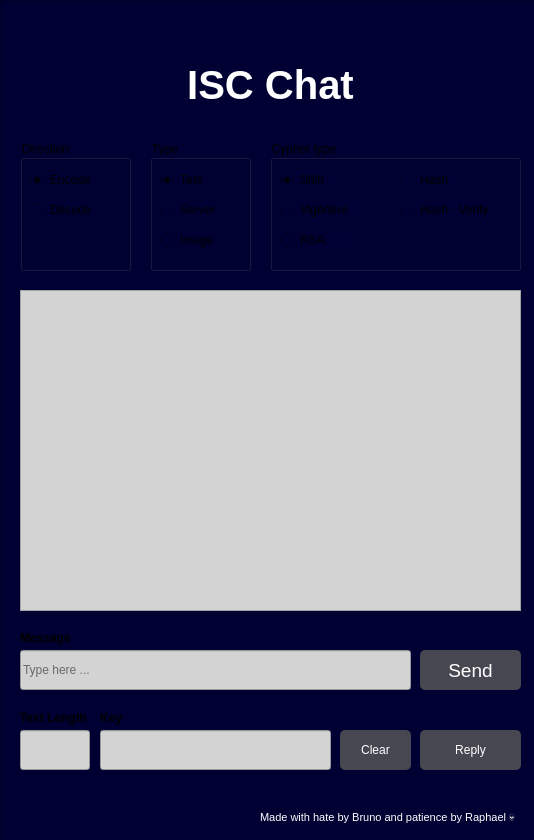
<?xml version="1.0" encoding="UTF-8"?>
<ui version="4.0">
 <class>Form</class>
 <widget class="QWidget" name="Form">
  <property name="geometry">
   <rect>
    <x>0</x>
    <y>0</y>
    <width>534</width>
    <height>840</height>
   </rect>
  </property>
  <property name="minimumSize">
   <size>
    <width>491</width>
    <height>661</height>
   </size>
  </property>
  <property name="windowTitle">
   <string>Form</string>
  </property>
  <widget class="QFrame" name="frame">
   <property name="geometry">
    <rect>
     <x>0</x>
     <y>0</y>
     <width>541</width>
     <height>841</height>
    </rect>
   </property>
   <property name="minimumSize">
    <size>
     <width>0</width>
     <height>0</height>
    </size>
   </property>
   <property name="maximumSize">
    <size>
     <width>16777215</width>
     <height>16777215</height>
    </size>
   </property>
   <property name="styleSheet">
    <string notr="true">background-color: rgb(0, 0, 50);  /* Light gray */
</string>
   </property>
   <property name="frameShape">
    <enum>QFrame::Shape::StyledPanel</enum>
   </property>
   <property name="frameShadow">
    <enum>QFrame::Shadow::Raised</enum>
   </property>
   <widget class="QPushButton" name="sendButton">
    <property name="geometry">
     <rect>
      <x>420</x>
      <y>650</y>
      <width>101</width>
      <height>40</height>
     </rect>
    </property>
    <property name="minimumSize">
     <size>
      <width>5</width>
      <height>0</height>
     </size>
    </property>
    <property name="font">
     <font>
      <family>Arial</family>
      <pointsize>14</pointsize>
      <italic>false</italic>
      <bold>false</bold>
     </font>
    </property>
    <property name="cursor">
     <cursorShape>ArrowCursor</cursorShape>
    </property>
    <property name="toolTipDuration">
     <number>-10</number>
    </property>
    <property name="styleSheet">
     <string notr="true">color: rgb(255, 255, 255);
background-color: rgba(90, 90, 90, 200);
border: none;
border-radius: 5px;
font: 14pt &quot;Arial&quot;;</string>
    </property>
    <property name="text">
     <string>Send</string>
    </property>
   </widget>
   <widget class="QLabel" name="title">
    <property name="geometry">
     <rect>
      <x>180</x>
      <y>60</y>
      <width>181</width>
      <height>51</height>
     </rect>
    </property>
    <property name="font">
     <font>
      <pointsize>30</pointsize>
     </font>
    </property>
    <property name="cursor">
     <cursorShape>ArrowCursor</cursorShape>
    </property>
    <property name="text">
     <string>&lt;html&gt;&lt;head/&gt;&lt;body&gt;&lt;p align=&quot;center&quot;&gt;&lt;span style=&quot; font-weight:700; color:#ffffff;&quot;&gt;ISC Chat&lt;/span&gt;&lt;/p&gt;&lt;/body&gt;&lt;/html&gt;</string>
    </property>
   </widget>
   <widget class="QLabel" name="author">
    <property name="geometry">
     <rect>
      <x>260</x>
      <y>810</y>
      <width>271</width>
      <height>16</height>
     </rect>
    </property>
    <property name="text">
     <string>&lt;html&gt;&lt;head/&gt;&lt;body&gt;&lt;p&gt;&lt;span style=&quot; font-size:8pt; color:#ffffff;&quot;&gt;Made with hate by Bruno and patience by Raphael 💀&lt;/span&gt;&lt;/p&gt;&lt;/body&gt;&lt;/html&gt;</string>
    </property>
   </widget>
   <widget class="QLineEdit" name="messageField">
    <property name="geometry">
     <rect>
      <x>20</x>
      <y>650</y>
      <width>391</width>
      <height>40</height>
     </rect>
    </property>
    <property name="minimumSize">
     <size>
      <width>0</width>
      <height>40</height>
     </size>
    </property>
    <property name="styleSheet">
     <string notr="true">background-color: lightgray;
font: 600 11pt &quot;Segoe UI&quot;;
font:  11pt &quot;Segoe UI&quot;;
font: 350 12pt &quot;Segoe UI&quot;;
font: 10pt &quot;Segoe UI&quot;;
font: 600 9pt &quot;Segoe UI&quot;;
    color: black; /* Optional: to set text color */</string>
    </property>
    <property name="placeholderText">
     <string>Type here ...</string>
    </property>
   </widget>
   <widget class="QGroupBox" name="groupBox">
    <property name="geometry">
     <rect>
      <x>20</x>
      <y>140</y>
      <width>111</width>
      <height>131</height>
     </rect>
    </property>
    <property name="title">
     <string>Direction</string>
    </property>
    <widget class="QRadioButton" name="encodeRadioButton">
     <property name="geometry">
      <rect>
       <x>10</x>
       <y>30</y>
       <width>71</width>
       <height>20</height>
      </rect>
     </property>
     <property name="text">
      <string>Encode</string>
     </property>
     <property name="checked">
      <bool>true</bool>
     </property>
     <property name="autoExclusive">
      <bool>true</bool>
     </property>
     <attribute name="buttonGroup">
      <string notr="true">direction</string>
     </attribute>
    </widget>
    <widget class="QRadioButton" name="decodeRadioButton">
     <property name="geometry">
      <rect>
       <x>10</x>
       <y>60</y>
       <width>71</width>
       <height>20</height>
      </rect>
     </property>
     <property name="text">
      <string>Decode</string>
     </property>
     <attribute name="buttonGroup">
      <string notr="true">direction</string>
     </attribute>
    </widget>
   </widget>
   <widget class="QGroupBox" name="groupBox_2">
    <property name="geometry">
     <rect>
      <x>150</x>
      <y>140</y>
      <width>101</width>
      <height>131</height>
     </rect>
    </property>
    <property name="title">
     <string>Type</string>
    </property>
    <widget class="QRadioButton" name="textRadioButton">
     <property name="geometry">
      <rect>
       <x>10</x>
       <y>30</y>
       <width>51</width>
       <height>20</height>
      </rect>
     </property>
     <property name="text">
      <string>Text</string>
     </property>
     <property name="checked">
      <bool>true</bool>
     </property>
     <attribute name="buttonGroup">
      <string notr="true">type</string>
     </attribute>
    </widget>
    <widget class="QRadioButton" name="serverRadioButton">
     <property name="geometry">
      <rect>
       <x>10</x>
       <y>60</y>
       <width>61</width>
       <height>20</height>
      </rect>
     </property>
     <property name="text">
      <string>Server</string>
     </property>
     <attribute name="buttonGroup">
      <string notr="true">type</string>
     </attribute>
    </widget>
    <widget class="QRadioButton" name="imageRadioButton">
     <property name="geometry">
      <rect>
       <x>10</x>
       <y>90</y>
       <width>61</width>
       <height>20</height>
      </rect>
     </property>
     <property name="text">
      <string>Image</string>
     </property>
     <attribute name="buttonGroup">
      <string notr="true">type</string>
     </attribute>
    </widget>
   </widget>
   <widget class="QGroupBox" name="groupBox_3">
    <property name="geometry">
     <rect>
      <x>270</x>
      <y>140</y>
      <width>251</width>
      <height>131</height>
     </rect>
    </property>
    <property name="title">
     <string>Cypher type</string>
    </property>
    <widget class="QRadioButton" name="shiftRadioButton">
     <property name="geometry">
      <rect>
       <x>10</x>
       <y>30</y>
       <width>61</width>
       <height>20</height>
      </rect>
     </property>
     <property name="text">
      <string>Shift</string>
     </property>
     <property name="checked">
      <bool>true</bool>
     </property>
     <attribute name="buttonGroup">
      <string notr="true">cypherType</string>
     </attribute>
    </widget>
    <widget class="QRadioButton" name="vigenereRadioButton">
     <property name="geometry">
      <rect>
       <x>10</x>
       <y>60</y>
       <width>81</width>
       <height>20</height>
      </rect>
     </property>
     <property name="text">
      <string>Vigénère</string>
     </property>
     <attribute name="buttonGroup">
      <string notr="true">cypherType</string>
     </attribute>
    </widget>
    <widget class="QRadioButton" name="rsaRadioButton">
     <property name="geometry">
      <rect>
       <x>10</x>
       <y>90</y>
       <width>71</width>
       <height>20</height>
      </rect>
     </property>
     <property name="text">
      <string>RSA</string>
     </property>
     <attribute name="buttonGroup">
      <string notr="true">cypherType</string>
     </attribute>
    </widget>
    <widget class="QRadioButton" name="hashRadioButton">
     <property name="geometry">
      <rect>
       <x>130</x>
       <y>30</y>
       <width>61</width>
       <height>20</height>
      </rect>
     </property>
     <property name="text">
      <string>Hash</string>
     </property>
     <attribute name="buttonGroup">
      <string notr="true">cypherType</string>
     </attribute>
    </widget>
    <widget class="QRadioButton" name="hashVerifyRadioButton">
     <property name="geometry">
      <rect>
       <x>130</x>
       <y>60</y>
       <width>91</width>
       <height>20</height>
      </rect>
     </property>
     <property name="text">
      <string>Hash - Verify</string>
     </property>
     <attribute name="buttonGroup">
      <string notr="true">cypherType</string>
     </attribute>
    </widget>
   </widget>
   <widget class="QLineEdit" name="text_LenField">
    <property name="geometry">
     <rect>
      <x>20</x>
      <y>730</y>
      <width>70</width>
      <height>40</height>
     </rect>
    </property>
    <property name="styleSheet">
     <string notr="true">background-color: lightgray;
    color: black; /* Optional: to set text color */</string>
    </property>
    <property name="placeholderText">
     <string/>
    </property>
   </widget>
   <widget class="QLabel" name="label">
    <property name="geometry">
     <rect>
      <x>20</x>
      <y>710</y>
      <width>91</width>
      <height>16</height>
     </rect>
    </property>
    <property name="font">
     <font>
      <bold>true</bold>
     </font>
    </property>
    <property name="text">
     <string>Text Length</string>
    </property>
   </widget>
   <widget class="QLabel" name="label_3">
    <property name="geometry">
     <rect>
      <x>20</x>
      <y>630</y>
      <width>91</width>
      <height>16</height>
     </rect>
    </property>
    <property name="font">
     <font>
      <bold>true</bold>
     </font>
    </property>
    <property name="text">
     <string>Message</string>
    </property>
   </widget>
   <widget class="QPushButton" name="replyButton">
    <property name="geometry">
     <rect>
      <x>420</x>
      <y>730</y>
      <width>101</width>
      <height>40</height>
     </rect>
    </property>
    <property name="autoFillBackground">
     <bool>false</bool>
    </property>
    <property name="styleSheet">
     <string notr="true">color: rgb(255, 255, 255);
border-color: qlineargradient(spread:pad, x1:0, y1:0, x2:1, y2:0, stop:0 rgba(0, 0, 0, 255), stop:1 rgba(255, 255, 255, 255));
background-color: rgba(90, 90, 90, 200);
border: none;
border-radius: 5px;
font: 14pt &quot;Arial&quot;;</string>
    </property>
    <property name="text">
     <string>Reply</string>
    </property>
    <property name="autoRepeatDelay">
     <number>297</number>
    </property>
    <property name="autoRepeatInterval">
     <number>97</number>
    </property>
   </widget>
   <widget class="QLineEdit" name="keyField">
    <property name="geometry">
     <rect>
      <x>100</x>
      <y>730</y>
      <width>231</width>
      <height>40</height>
     </rect>
    </property>
    <property name="styleSheet">
     <string notr="true">background-color: lightgray;
    color: black; /* Optional: to set text color */</string>
    </property>
    <property name="placeholderText">
     <string/>
    </property>
    <property name="clearButtonEnabled">
     <bool>false</bool>
    </property>
   </widget>
   <widget class="QTextEdit" name="sendandrec">
    <property name="geometry">
     <rect>
      <x>20</x>
      <y>290</y>
      <width>501</width>
      <height>321</height>
     </rect>
    </property>
    <property name="tabletTracking">
     <bool>false</bool>
    </property>
    <property name="styleSheet">
     <string notr="true">background-color: lightgray;
    color: black; /* Optional: to set text color */</string>
    </property>
    <property name="html">
     <string>&lt;!DOCTYPE HTML PUBLIC &quot;-//W3C//DTD HTML 4.0//EN&quot; &quot;http://www.w3.org/TR/REC-html40/strict.dtd&quot;&gt;
&lt;html&gt;&lt;head&gt;&lt;meta name=&quot;qrichtext&quot; content=&quot;1&quot; /&gt;&lt;meta charset=&quot;utf-8&quot; /&gt;&lt;style type=&quot;text/css&quot;&gt;
p, li { white-space: pre-wrap; }
hr { height: 1px; border-width: 0; }
li.unchecked::marker { content: &quot;\2610&quot;; }
li.checked::marker { content: &quot;\2612&quot;; }
&lt;/style&gt;&lt;/head&gt;&lt;body style=&quot; font-family:'Segoe UI'; font-size:9pt; font-weight:400; font-style:normal;&quot;&gt;
&lt;p style=&quot;-qt-paragraph-type:empty; margin-top:0px; margin-bottom:0px; margin-left:0px; margin-right:0px; -qt-block-indent:0; text-indent:0px;&quot;&gt;&lt;br /&gt;&lt;/p&gt;&lt;/body&gt;&lt;/html&gt;</string>
    </property>
   </widget>
   <widget class="QLabel" name="Logo">
    <property name="geometry">
     <rect>
      <x>20</x>
      <y>10</y>
      <width>181</width>
      <height>31</height>
     </rect>
    </property>
    <property name="sizePolicy">
     <sizepolicy hsizetype="Minimum" vsizetype="Fixed">
      <horstretch>0</horstretch>
      <verstretch>0</verstretch>
     </sizepolicy>
    </property>
    <property name="autoFillBackground">
     <bool>false</bool>
    </property>
    <property name="styleSheet">
     <string notr="true"/>
    </property>
    <property name="frameShape">
     <enum>QFrame::Shape::NoFrame</enum>
    </property>
    <property name="frameShadow">
     <enum>QFrame::Shadow::Plain</enum>
    </property>
    <property name="lineWidth">
     <number>0</number>
    </property>
    <property name="midLineWidth">
     <number>0</number>
    </property>
    <property name="text">
     <string/>
    </property>
    <property name="pixmap">
     <pixmap>../Documents/ISC/02 - ISC - Semestre 2 - Aulas em curso/Semana 7 - 31 de Março a 04 Abril/Crypto/Labo 31-03-2025/src/views/isc_logo.png</pixmap>
    </property>
    <property name="scaledContents">
     <bool>true</bool>
    </property>
    <property name="wordWrap">
     <bool>false</bool>
    </property>
    <property name="indent">
     <number>-1</number>
    </property>
    <property name="openExternalLinks">
     <bool>true</bool>
    </property>
    <property name="textInteractionFlags">
     <set>Qt::TextInteractionFlag::TextBrowserInteraction</set>
    </property>
   </widget>
   <widget class="QPushButton" name="clearButton">
    <property name="geometry">
     <rect>
      <x>340</x>
      <y>730</y>
      <width>71</width>
      <height>40</height>
     </rect>
    </property>
    <property name="autoFillBackground">
     <bool>false</bool>
    </property>
    <property name="styleSheet">
     <string notr="true">color: rgb(255, 255, 255);
border-color: qlineargradient(spread:pad, x1:0, y1:0, x2:1, y2:0, stop:0 rgba(0, 0, 0, 255), stop:1 rgba(255, 255, 255, 255));
background-color: rgba(90, 90, 90, 200);
border: none;
border-radius: 5px;
font: 14pt &quot;Arial&quot;;</string>
    </property>
    <property name="text">
     <string>Clear</string>
    </property>
    <property name="autoRepeatDelay">
     <number>297</number>
    </property>
    <property name="autoRepeatInterval">
     <number>97</number>
    </property>
   </widget>
   <widget class="QLabel" name="label_6">
    <property name="geometry">
     <rect>
      <x>100</x>
      <y>710</y>
      <width>31</width>
      <height>16</height>
     </rect>
    </property>
    <property name="font">
     <font>
      <bold>true</bold>
     </font>
    </property>
    <property name="text">
     <string>Key</string>
    </property>
   </widget>
   <zorder>sendandrec</zorder>
   <zorder>sendButton</zorder>
   <zorder>title</zorder>
   <zorder>author</zorder>
   <zorder>messageField</zorder>
   <zorder>groupBox</zorder>
   <zorder>groupBox_2</zorder>
   <zorder>groupBox_3</zorder>
   <zorder>text_LenField</zorder>
   <zorder>label</zorder>
   <zorder>label_3</zorder>
   <zorder>replyButton</zorder>
   <zorder>keyField</zorder>
   <zorder>clearButton</zorder>
   <zorder>label_6</zorder>
   <zorder>Logo</zorder>
  </widget>
 </widget>
 <resources/>
 <connections/>
 <buttongroups>
  <buttongroup name="cypherType"/>
  <buttongroup name="direction"/>
  <buttongroup name="type"/>
 </buttongroups>
</ui>
